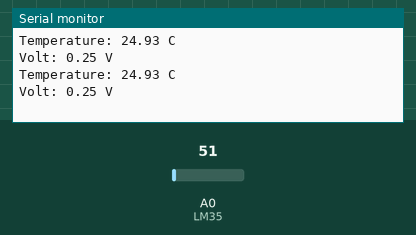
Recording of a sketch running on a simulated Arduino Uno, built with avr-gcc and run on an emulated ATmega328P. Parts: the last lines printed to the serial monitor. The inputs (shaded band) are chosen by the test bench; at power-on: A0 (LM35) = 51.

Above: at 1.8 s.
1.9 s: A0 (LM35) set to 61
At 2.7 s:
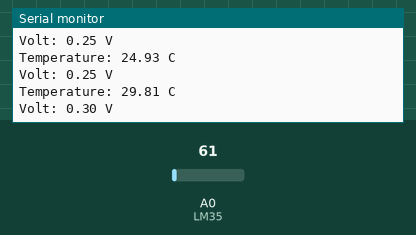
3.4 s: A0 (LM35) set to 71
At 4.8 s:
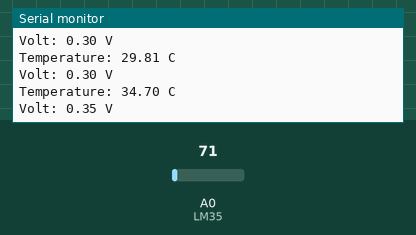
Timing chart, 0 to 6.4 s (numbered marks = the images above; inputs shaded):
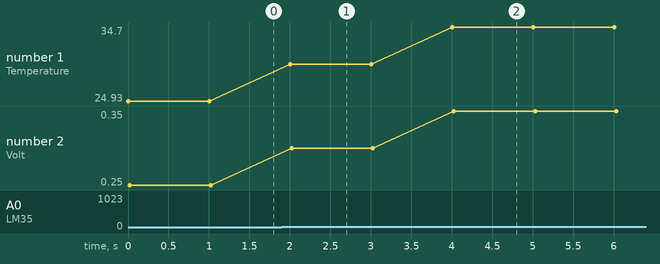

Measured:
- after the input at 1.9 s, the serial monitor: prints a new line after 0.10 s (image 1)
- after the input at 3.4 s, the serial monitor: prints a new line after 0.60 s (image 2)
- plotted number 1: 24.93 → 29.81 after the input at 1.9 s, 29.81 → 34.7 after the input at 3.4 s
- plotted number 2: 0.25 → 0.3 after the input at 1.9 s, 0.3 → 0.35 after the input at 3.4 s

The sketch:

LM35_Measurment.ino
```cpp
#define LM35 A0

void setup()
{
  Serial.begin(9600);
  pinMode(LM35 , INPUT);
}

void loop()
{
  float sensorValue = analogRead(LM35);

  float Volt = sensorValue * (5.0 / 1023.0);
  float Temp = (Volt / 0.01) ;

  Serial.print("Temperature: ");
  Serial.print(Temp);
  Serial.println(" C");
  Serial.print("Volt: ");
  Serial.print(Volt);
  Serial.println(" V");
  delay(1000);
}
```
